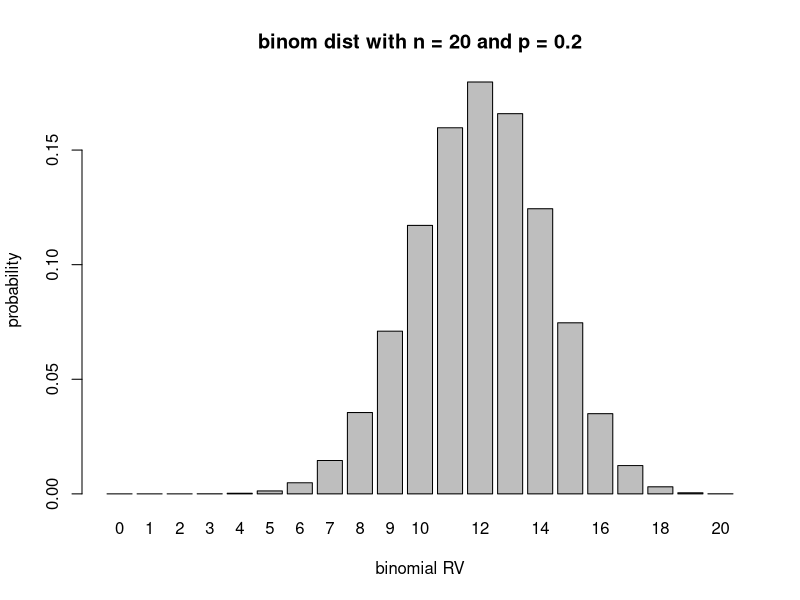

This chart was generated by the following R code:
#Random numbers
sample(1:20, 10) #all numbers are unique
sample(1:20, 10, replace = TRUE)  #numbers can be repeated
rbinom(1,20, 0.2) #rbinom(sample size, number of binary trials, probability of success)
dbinom(2,20,0.2) #dbinom(number of successes, number of trials, probability of success) = probability

#Example
n <- 20
p <- 0.6
dbinom(1,n,p)

values.vec <- 0:n
prob.dist <- dbinom(values.vec,n,p)
barplot(prob.dist, names.arg = values.vec, xlab = "binomial RV", ylab = "probability", main = "binom dist with n = 20 and p = 0.2")

